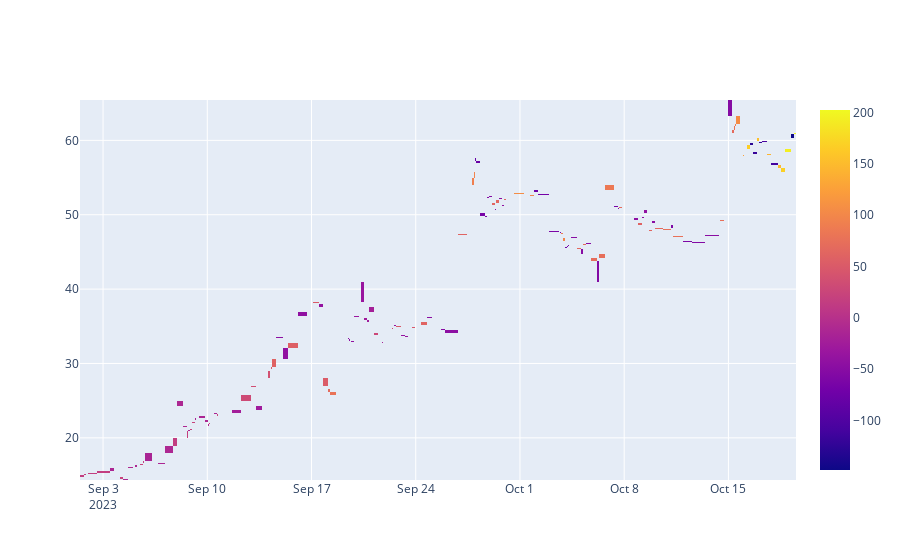

Notebook source saved alongside this figure:
### Code cell
#heatmap plotly

import plotly.graph_objects as go

#trades
fig = go.Figure(data=go.Heatmap(
                     z=stats['_trades']['PnL'],
                     x=stats['_trades']['EntryTime'],
                     y=stats['_trades']['EntryPrice'],
                     hoverongaps = False))
fig.show()

### Figure 1 — Plotly figure (JSON) as saved in the notebook; plotly's stock layout.template omitted (floating-point values rounded to 4 significant figures; data arrays with more than 128 entries replaced by an {"elided": "..."} marker saying what was removed)
{"data": [{"hoverongaps": false, "type": "heatmap", "x": {"elided": "197 str values"}, "y": {"elided": "197 float values"}, "z": {"elided": "197 float values"}}], "layout": {}}
